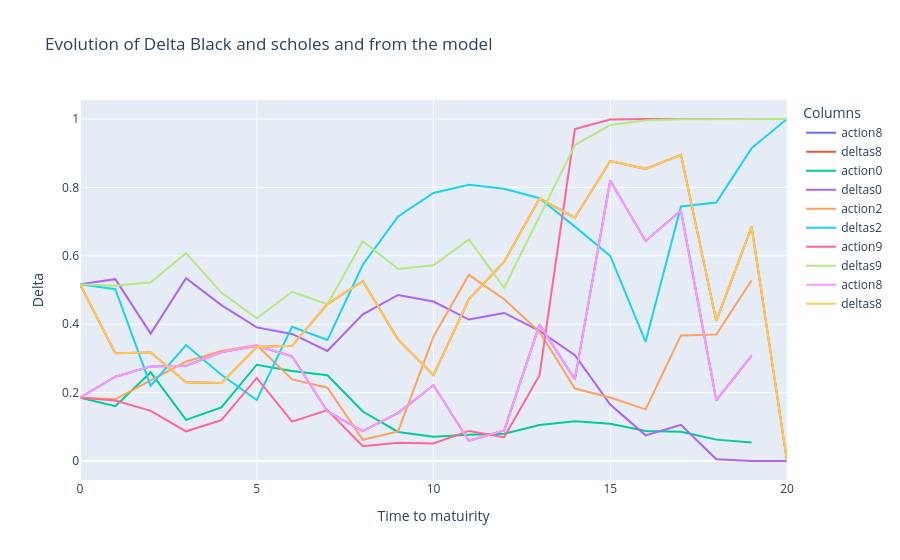

Here is the notebook cell this chart was saved with:
### Code cell
fig = go.Figure()
# Add traces for each column
for column in actions.columns[values]:
    fig.add_trace(go.Scatter(x=actions.index, y=actions[column], mode='lines', name=f"action{column}"))
    fig.add_trace(go.Scatter(x=deltas.index, y=deltas[column], mode='lines', name=f"deltas{column}"))

# Update layout
fig.update_layout(
    title='Evolution of Delta Black and scholes and from the model',
    xaxis_title='Time to matuirity',
    yaxis_title='Delta',
    template='plotly',
    legend=dict(title='Columns'),
)

# Show the plot
fig.show()

### Figure 1 — Plotly figure (JSON) as saved in the notebook; plotly's stock layout.template omitted (floating-point values rounded to 4 significant figures)
{"data": [{"mode": "lines", "name": "action8", "type": "scatter", "x": [0, 1, 2, 3, 4, 5, 6, 7, 8, 9, 10, 11, 12, 13, 14, 15, 16, 17, 18, 19], "y": [0.1853, 0.2464, 0.2766, 0.2788, 0.3178, 0.3369, 0.3061, 0.1449, 0.0872, 0.1407, 0.2213, 0.05923, 0.08943, 0.3989, 0.2386, 0.8201, 0.6434, 0.7325, 0.1775, 0.308]}, {"mode": "lines", "name": "deltas8", "type": "scatter", "x": [0, 1, 2, 3, 4, 5, 6, 7, 8, 9, 10, 11, 12, 13, 14, 15, 16, 17, 18, 19, 20], "y": [0.5169, 0.315, 0.3174, 0.2302, 0.2277, 0.333, 0.3366, 0.4589, 0.5259, 0.355, 0.2511, 0.4728, 0.5827, 0.7678, 0.7115, 0.8771, 0.8542, 0.8953, 0.4098, 0.6848, 0]}, {"mode": "lines", "name": "action0", "type": "scatter", "x": [0, 1, 2, 3, 4, 5, 6, 7, 8, 9, 10, 11, 12, 13, 14, 15, 16, 17, 18, 19], "y": [0.1853, 0.1603, 0.2591, 0.1202, 0.157, 0.2815, 0.2633, 0.2508, 0.1447, 0.08483, 0.07066, 0.07669, 0.07974, 0.1051, 0.1161, 0.1087, 0.08753, 0.08582, 0.06249, 0.05423]}, {"mode": "lines", "name": "deltas0", "type": "scatter", "x": [0, 1, 2, 3, 4, 5, 6, 7, 8, 9, 10, 11, 12, 13, 14, 15, 16, 17, 18, 19, 20], "y": [0.5169, 0.5317, 0.3725, 0.5348, 0.4558, 0.3906, 0.3716, 0.3217, 0.4288, 0.4855, 0.4662, 0.4136, 0.4329, 0.3802, 0.3094, 0.1651, 0.07496, 0.1058, 0.005248, 4.7e-05, 0]}, {"mode": "lines", "name": "action2", "type": "scatter", "x": [0, 1, 2, 3, 4, 5, 6, 7, 8, 9, 10, 11, 12, 13, 14, 15, 16, 17, 18, 19], "y": [0.1853, 0.1804, 0.2354, 0.2904, 0.322, 0.3387, 0.2386, 0.2142, 0.06187, 0.08654, 0.3636, 0.5444, 0.4731, 0.3778, 0.2118, 0.1857, 0.151, 0.3673, 0.3697, 0.5283]}, {"mode": "lines", "name": "deltas2", "type": "scatter", "x": [0, 1, 2, 3, 4, 5, 6, 7, 8, 9, 10, 11, 12, 13, 14, 15, 16, 17, 18, 19, 20], "y": [0.5169, 0.5023, 0.2201, 0.3391, 0.2524, 0.1785, 0.3925, 0.3538, 0.5739, 0.7152, 0.7839, 0.8078, 0.7962, 0.7682, 0.6853, 0.5998, 0.3485, 0.744, 0.7558, 0.9149, 1]}, {"mode": "lines", "name": "action9", "type": "scatter", "x": [0, 1, 2, 3, 4, 5, 6, 7, 8, 9, 10, 11, 12, 13, 14, 15, 16, 17, 18, 19], "y": [0.1853, 0.1766, 0.1466, 0.08681, 0.1194, 0.2428, 0.115, 0.1487, 0.04349, 0.0531, 0.05105, 0.08793, 0.06952, 0.2508, 0.9703, 0.9985, 0.9997, 0.9999, 0.9998, 0.9998]}, {"mode": "lines", "name": "deltas9", "type": "scatter", "x": [0, 1, 2, 3, 4, 5, 6, 7, 8, 9, 10, 11, 12, 13, 14, 15, 16, 17, 18, 19, 20], "y": [0.5169, 0.5122, 0.5227, 0.6077, 0.4923, 0.417, 0.4947, 0.4584, 0.6425, 0.5616, 0.5722, 0.648, 0.5066, 0.715, 0.924, 0.9824, 0.9963, 0.9993, 0.9999, 1.0, 1]}, {"mode": "lines", "name": "action8", "type": "scatter", "x": [0, 1, 2, 3, 4, 5, 6, 7, 8, 9, 10, 11, 12, 13, 14, 15, 16, 17, 18, 19], "y": [0.1853, 0.2464, 0.2766, 0.2788, 0.3178, 0.3369, 0.3061, 0.1449, 0.0872, 0.1407, 0.2213, 0.05923, 0.08943, 0.3989, 0.2386, 0.8201, 0.6434, 0.7325, 0.1775, 0.308]}, {"mode": "lines", "name": "deltas8", "type": "scatter", "x": [0, 1, 2, 3, 4, 5, 6, 7, 8, 9, 10, 11, 12, 13, 14, 15, 16, 17, 18, 19, 20], "y": [0.5169, 0.315, 0.3174, 0.2302, 0.2277, 0.333, 0.3366, 0.4589, 0.5259, 0.355, 0.2511, 0.4728, 0.5827, 0.7678, 0.7115, 0.8771, 0.8542, 0.8953, 0.4098, 0.6848, 0]}], "layout": {"legend": {"title": {"text": "Columns"}}, "title": {"text": "Evolution of Delta Black and scholes and from the model"}, "xaxis": {"title": {"text": "Time to matuirity"}}, "yaxis": {"title": {"text": "Delta"}}}}
